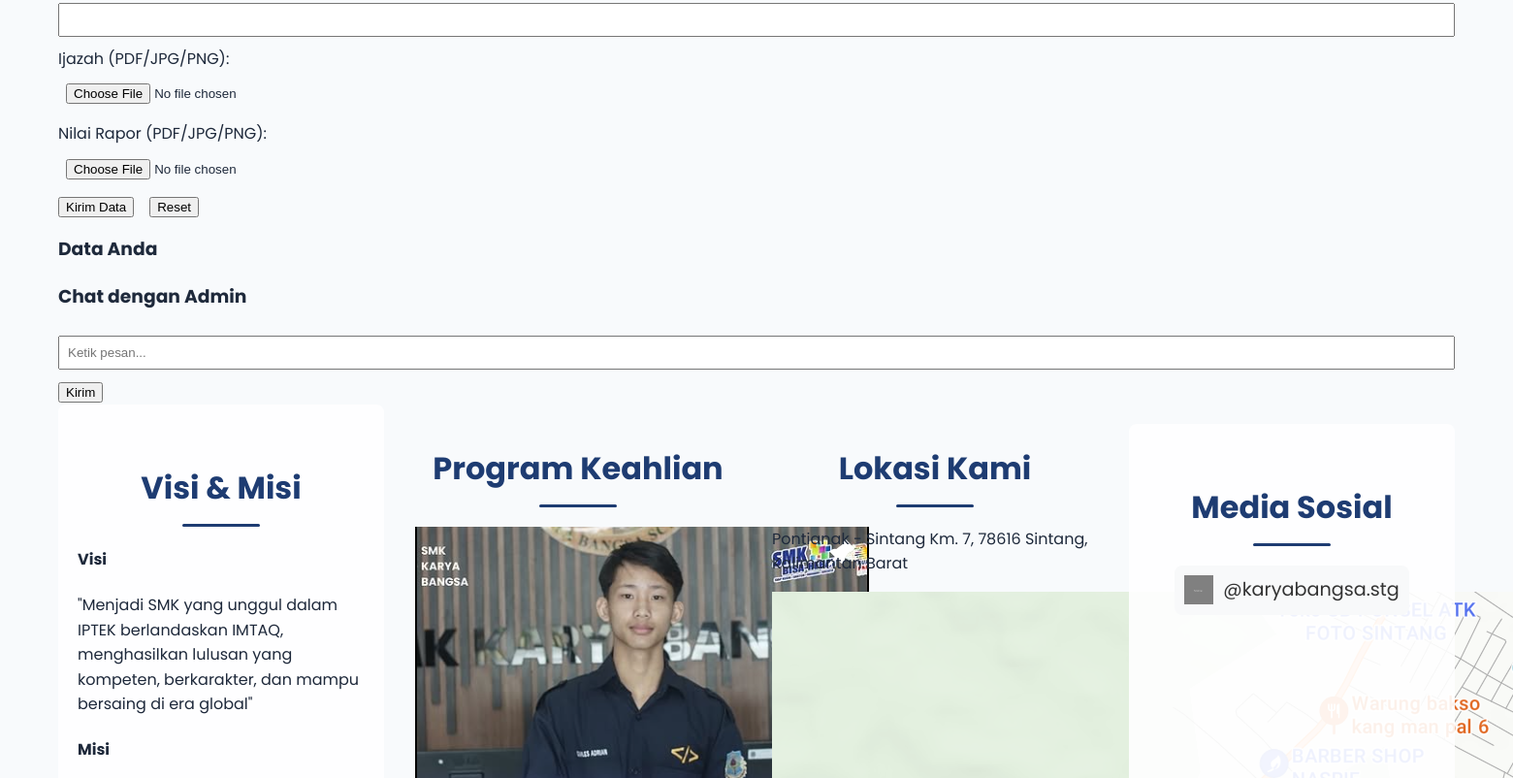
Page /user/dashboard (signed in, middle part) on the earlier database version.
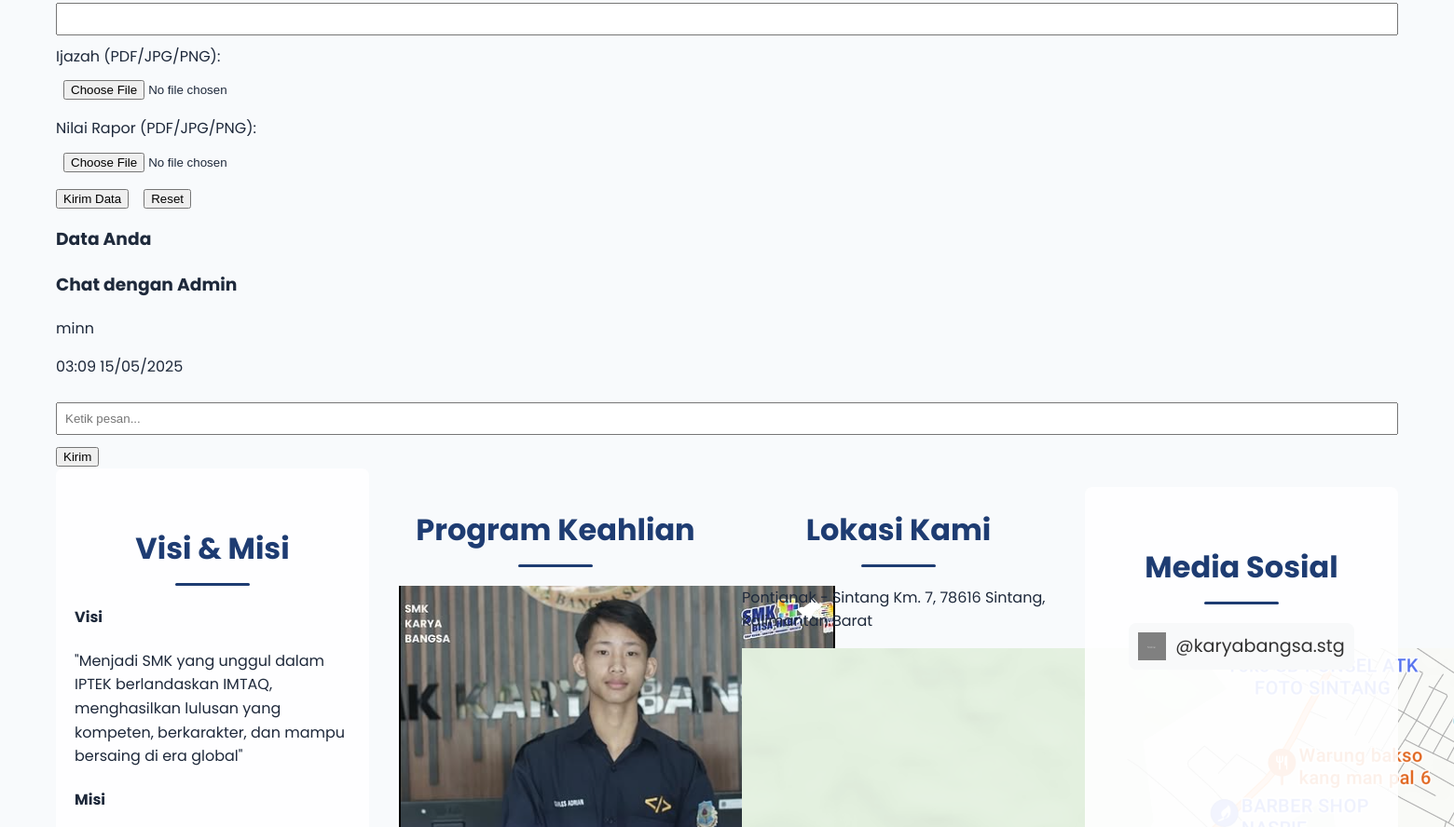
Same page on the later database version.
### models.py (models this page shows)
class Chat(db.Model):
    id = db.Column(db.Integer, primary_key=True)
    user_id = db.Column(db.Integer, db.ForeignKey('user.id'))
    message = db.Column(db.Text, nullable=False)
    is_admin = db.Column(db.Boolean, default=False)
    timestamp = db.Column(db.DateTime, default=db.func.current_timestamp())

### routes/user.py (the view, shortened to what this page needs)
@user.route('/dashboard', methods=['GET', 'POST'])
def dashboard():
    if 'user_id' not in session or session.get('role') != 'user':
        flash('Silakan login terlebih dahulu', 'error')
        return redirect(url_for('auth.login'))
    siswa_data = Siswa.query.filter_by(user_id=session['user_id']).all()
    chats = Chat.query.filter_by(user_id=session['user_id']).order_by(Chat.timestamp).all()
    return render_template('user/dashboard.html', siswa_data=siswa_data, chats=chats)

### app.py (called while the page is built)
@app.before_request
def before_request():
    print(f"Incoming {request.method} request to {request.path}")

### templates/user/dashboard.html (shortened to what this page needs)
{% extends 'base.html' %}
{% block content %}
    <div class="dashboard-container">
        <div class="form-container">
            <div class="registration-form">
                <form method="POST" enctype="multipart/form-data" class="needs-validation">
                    <div class="form-group">
                        <input type="number" name="nilai" id="nilai" required>
                    </div>
                    <div class="form-group">
                        <label for="ijazah">Ijazah (PDF/JPG/PNG):</label>
                        <input type="file" name="ijazah" id="ijazah" accept=".pdf,.jpg,.jpeg,.png" required>
                    </div>
                    <div class="form-group">
                        <label for="rapor">Nilai Rapor (PDF/JPG/PNG):</label>
                        <input type="file" name="rapor" id="rapor" accept=".pdf,.jpg,.jpeg,.png" required>
                    </div>
                    <div class="form-actions">
                        <button type="submit" class="btn btn-primary">Kirim Data</button>
                        <button type="reset" class="btn btn-secondary">Reset</button>
                    </div>
                </form>
            </div>
        </div>
        <h3>Data Anda</h3>
        <div class="chat-section">
            <h3>Chat dengan Admin</h3>
            <div class="chat-messages" id="chatMessages">
                {% for chat in chats %}
                    <div class="message {% if chat.is_admin %}admin{% else %}user{% endif %}">
                        <p>{{ chat.message }}</p>
                        <span class="timestamp">{{ chat.timestamp.strftime('%H:%M %d/%m/%Y') }}</span>
                    </div>
                {% endfor %}
            </div>
            <form method="POST" action="{{ url_for('user.send_message') }}" class="chat-form">
                <input type="text" name="message" placeholder="Ketik pesan..." required>
                <button type="submit">Kirim</button>
            </form>
        </div>
        <div class="dashboard-content">
            <div class="section vision-mission">
                <h3>Visi & Misi</h3>
                <div class="vision">
                    <h4>Visi</h4>
                    <p>"Menjadi SMK yang unggul dalam IPTEK berlandaskan IMTAQ, menghasilkan lulusan yang kompeten, berkarakter, dan mampu bersaing di era global"</p>
                </div>
                <div class="mission">
                    <h4>Misi</h4>
                </div>
            </div>
            <div class="section programs">
                <h3>Program Keahlian</h3>
                <div class="program-gallery">
                    <div class="program-item">
                        <img src="{{ url_for('static', filename='programs/RPL.jpg') }}" alt="PPLG">
                    </div>
                </div>
            </div>
            <div class="section location">
                <h3>Lokasi Kami</h3>
                <div class="map-container">
                    <div class="map-info">
                        <p> Pontianak - Sintang Km. 7, 78616 Sintang, Kalimantan Barat</p>
                    </div>
                </div>
            </div>
            <div class="section social-feed">
                <h3>Media Sosial</h3>
                <div class="instagram-feed">
                    <a href="https://instagram.com/karyabangsa.stg" target="_blank" class="instagram-link">
                        <img src="{{ url_for('static', filename='icons/instagram.png') }}" alt="Instagram">
                        <span>@karyabangsa.stg</span>
                    </a>
                </div>
            </div>
        </div>
    </div>
{% endblock %}

### templates/base.html (shortened to what this page needs)
<!DOCTYPE html>
<html lang="id">
<head>
    <link rel="stylesheet" href="{{ url_for('static', filename='style.css') }}">
    <link href="https://cdnjs.cloudflare.com/ajax/libs/font-awesome/6.0.0/css/all.min.css" rel="stylesheet">
</head>
<body>
    {% block content %}
    {% endblock %}
</body>
</html>

### static/style.css (style rules this page uses)
:root { --primary-color: #164563; --secondary-color: #2D5A7B; --accent-color: #2C88D9; --light-accent: #48A3F3; --text-dark: #1e293b; --text-light: #64748b; --background-light: #f8fafc; --container-width: 1440px; --spacing-sm: 1rem; --spacing-md: 2rem; --spacing-lg: 4rem; }
body { font-family: 'Poppins', sans-serif; line-height: 1.6; color: var(--text-dark); background: var(--background-light); }
.vision-mission { padding: var(--spacing-xl); margin: var(--spacing-xl) 0; }
.dashboard-container { max-width: var(--container-width); margin: 2rem auto; padding: 0 1.5rem; }
.dashboard-content { display: grid; grid-template-columns: repeat(auto-fit, minmax(300px, 1fr)); gap: 2rem; }
.form-actions { display: flex; gap: 1rem; }
form { margin-top: 20px; }
input[type="text"], input[type="password"], input[type="number"], input[type="submit"] { width: 100%; padding: 8px; margin: 5px 0 10px; box-sizing: border-box; }
input[type="file"] { width: 100%; padding: 8px; margin: 5px 0 10px; box-sizing: border-box; }
.section h3 { font-size: 2em; color: #1e3c72; text-align: center; margin: 40px 0 20px; position: relative; padding-bottom: 15px; }
.section h3:after { content: ''; position: absolute; bottom: 0; left: 50%; transform: translateX(-50%); width: 80px; height: 3px; background: #1e3c72; border-radius: 2px; }
.social-feed { padding: 20px; background-color: rgba(255, 255, 255, 0.9); border-radius: 8px; margin: 20px 0; }
.instagram-feed { display: flex; flex-direction: column; align-items: center; gap: 20px; }
.instagram-link { display: flex; align-items: center; gap: 10px; font-size: 1.2em; color: #333; text-decoration: none; padding: 10px; border-radius: 8px; background: #f8f9fa; }
.instagram-link img { width: 30px; height: 30px; }
.vision-mission { padding: 20px; background-color: rgba(255, 255, 255, 0.9); border-radius: 8px; margin-bottom: 20px; }
.vision, .mission { margin: 15px 0; }

Differences in the rows shown:
added Chat: message "minn", timestamp "03:09 15/05/2025"
